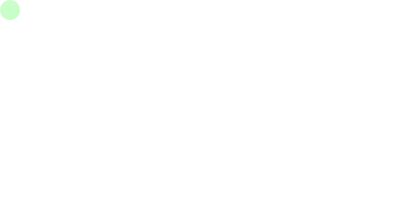
Frame 1 (no input)
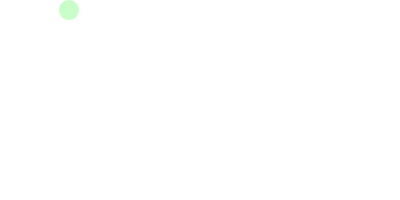
Frame 60 (the mouse pressed at the canvas centre just before this capture)
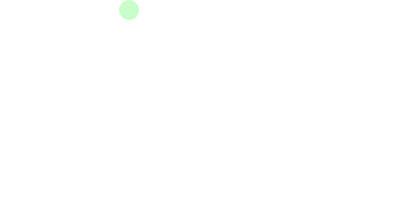
Frame 120 (the mouse held since frame 60 and released just before this capture)

The Processing sketch that drew these frames (run headless with seeded random() and noise(); from frame 60 on, the mouse is pressed at the canvas centre):

// Processing sketch: xLinearMotion
// ── xLinearMotion.pde
void setup(){
  size(400,200);
  smooth();
  noStroke();
  fill(200,255,200);
  ellipseMode(CORNER);
  frameRate(30);
}
int d = 20, x = 0,vx= 1;
void draw(){
  background(255);
  ellipse(x,0,d,d);
  if(x==380){vx = -1;}
  if(x==0){vx = 1;}
  x += vx;
  
  
}
